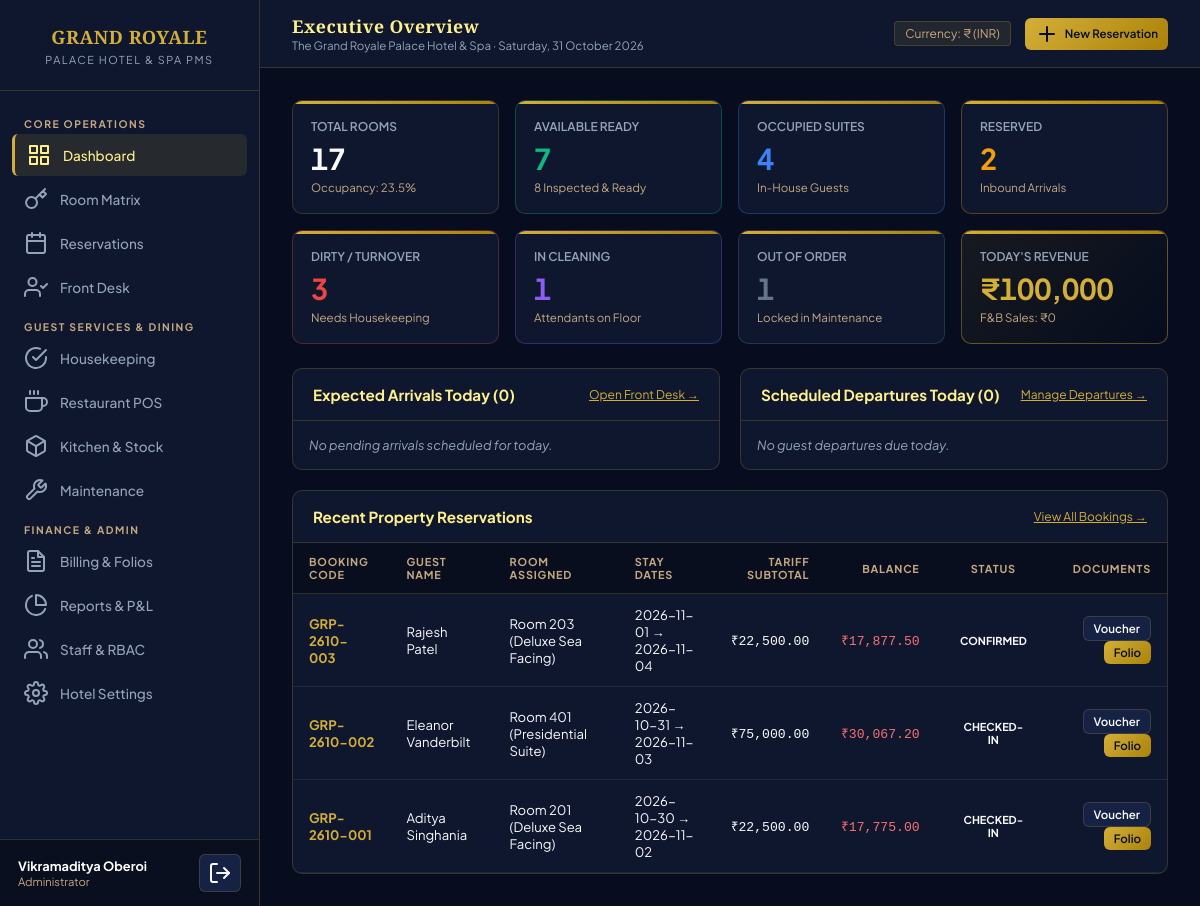
/index.php (signed in), run on the app's committed database.
### tables this page shows
CREATE TABLE `hotel_settings` (
  `id` INT PRIMARY KEY DEFAULT 1,
  `name` VARCHAR(200) NOT NULL DEFAULT 'The Grand Royale Palace Hotel & Spa',
  `tagline` VARCHAR(255) DEFAULT 'A Sanctuary of Refined Elegance & Heritage Hospitality',
  `email` VARCHAR(150) DEFAULT 'concierge@grandroyalepalace.com',
  `phone` VARCHAR(50) DEFAULT '+91 22 2847 9000',
  `address` TEXT DEFAULT NULL,
  `city` VARCHAR(100) DEFAULT 'Mumbai',
  `state` VARCHAR(100) DEFAULT 'Maharashtra',
  `country` VARCHAR(100) DEFAULT 'India',
  `pin_code` VARCHAR(20) DEFAULT '400021',
  `gstin` VARCHAR(30) DEFAULT '27AAAAA0000A1Z5',
  `currency_symbol` VARCHAR(10) DEFAULT '₹',
  `currency_code` VARCHAR(10) DEFAULT 'INR',
  `tax_rate` DECIMAL(5,2) DEFAULT 18.00,
  `service_charge_rate` DECIMAL(5,2) DEFAULT 5.00,
  `check_in_time` VARCHAR(20) DEFAULT '14:00',
  `check_out_time` VARCHAR(20) DEFAULT '11:00'
);

CREATE TABLE `bookings` (
  `id` INT AUTO_INCREMENT PRIMARY KEY,
  `booking_code` VARCHAR(50) NOT NULL UNIQUE,
  `guest_id` INT NOT NULL,
  `room_id` INT NOT NULL,
  `check_in_date` DATE NOT NULL,
  `check_out_date` DATE NOT NULL,
  `adults` INT NOT NULL DEFAULT 1,
  `children` INT NOT NULL DEFAULT 0,
  `nightly_rate` DECIMAL(10,2) NOT NULL,
  `total_nights` INT NOT NULL,
  `room_subtotal` DECIMAL(10,2) NOT NULL,
  `booking_source` ENUM('Walk-in', 'Website', 'Phone', 'Travel Agent', 'OTA') DEFAULT 'Walk-in',
  `status` ENUM('Pending', 'Confirmed', 'Checked-in', 'Checked-out', 'Cancelled', 'No-show') DEFAULT 'Confirmed',
  `actual_check_in` DATETIME DEFAULT NULL,
  `actual_check_out` DATETIME DEFAULT NULL,
  `special_requests` TEXT DEFAULT NULL,
  `created_at` TIMESTAMP DEFAULT CURRENT_TIMESTAMP,
  FOREIGN KEY (`guest_id`) REFERENCES `guests`(`id`) ON DELETE RESTRICT,
  FOREIGN KEY (`room_id`) REFERENCES `rooms`(`id`) ON DELETE RESTRICT
);

CREATE TABLE `guests` (
  `id` INT AUTO_INCREMENT PRIMARY KEY,
  `first_name` VARCHAR(100) NOT NULL,
  `last_name` VARCHAR(100) NOT NULL,
  `email` VARCHAR(150) NOT NULL,
  `phone` VARCHAR(50) NOT NULL,
  `id_type` ENUM('Aadhaar', 'Passport', 'Driving License', 'National ID') DEFAULT 'Aadhaar',
  `id_number` VARCHAR(100) DEFAULT NULL,
  `address` TEXT DEFAULT NULL,
  `city` VARCHAR(100) DEFAULT 'Mumbai',
  `country` VARCHAR(100) DEFAULT 'India',
  `vip_status` TINYINT(1) DEFAULT 0,
  `created_at` TIMESTAMP DEFAULT CURRENT_TIMESTAMP
);

CREATE TABLE `rooms` (
  `id` INT AUTO_INCREMENT PRIMARY KEY,
  `room_number` VARCHAR(30) NOT NULL UNIQUE,
  `floor` INT NOT NULL DEFAULT 1,
  `room_type_id` INT NOT NULL,
  `bed_type` VARCHAR(50) NOT NULL DEFAULT 'King',
  `has_ac` TINYINT(1) NOT NULL DEFAULT 1,
  `status` ENUM('Available', 'Occupied', 'Reserved', 'Dirty', 'Cleaning', 'Clean', 'Maintenance') NOT NULL DEFAULT 'Available',
  `cleaning_status` ENUM('Ready', 'Clean', 'Dirty', 'Cleaning in Progress', 'Inspected') NOT NULL DEFAULT 'Clean',
  `notes` TEXT DEFAULT NULL,
  FOREIGN KEY (`room_type_id`) REFERENCES `room_types`(`id`) ON DELETE RESTRICT
);

CREATE TABLE `room_types` (
  `id` INT AUTO_INCREMENT PRIMARY KEY,
  `name` VARCHAR(100) NOT NULL UNIQUE,
  `base_rate` DECIMAL(10,2) NOT NULL DEFAULT 0.00,
  `capacity_adults` INT NOT NULL DEFAULT 2,
  `capacity_children` INT NOT NULL DEFAULT 1,
  `bed_type` VARCHAR(50) DEFAULT 'King',
  `amenities` TEXT DEFAULT NULL,
  `description` TEXT DEFAULT NULL
);

CREATE TABLE `folios` (
  `id` INT AUTO_INCREMENT PRIMARY KEY,
  `booking_id` INT NOT NULL UNIQUE,
  `room_charge` DECIMAL(10,2) NOT NULL DEFAULT 0.00,
  `food_charge` DECIMAL(10,2) NOT NULL DEFAULT 0.00,
  `laundry_charge` DECIMAL(10,2) NOT NULL DEFAULT 0.00,
  `service_charge` DECIMAL(10,2) NOT NULL DEFAULT 0.00,
  `tax_amount` DECIMAL(10,2) NOT NULL DEFAULT 0.00,
  `discount_amount` DECIMAL(10,2) NOT NULL DEFAULT 0.00,
  `total_amount` DECIMAL(10,2) NOT NULL DEFAULT 0.00,
  `paid_amount` DECIMAL(10,2) NOT NULL DEFAULT 0.00,
  `balance_amount` DECIMAL(10,2) NOT NULL DEFAULT 0.00,
  `payment_status` ENUM('Unpaid', 'Partially Paid', 'Settled') DEFAULT 'Unpaid',
  FOREIGN KEY (`booking_id`) REFERENCES `bookings`(`id`) ON DELETE CASCADE
);

### includes/auth.php (called while the page is built, shortened)
<?php
function currentUser() {
    return [
        'id' => $_SESSION['user_id'] ?? null,
        'name' => $_SESSION['user_name'] ?? 'Guest Staff',
        'email' => $_SESSION['user_email'] ?? '',
        'role' => $_SESSION['user_role'] ?? 'Receptionist',
        'shift' => $_SESSION['user_shift'] ?? 'General'
    ];
}

### config/db.php (called while the page is built, shortened)
<?php
function getHotelSettings($pdo) {
    $stmt = $pdo->query("SELECT * FROM hotel_settings WHERE id = 1");
    $settings = $stmt->fetch();
    return $settings;
}

### index.php (the view, shortened to what this page needs)
<?php
$pageTitle = 'Executive Overview';
require_once __DIR__ . '/includes/header.php';
$totalRooms = $pdo->query("SELECT COUNT(*) FROM rooms")->fetchColumn();
$availableRooms = $pdo->query("SELECT COUNT(*) FROM rooms WHERE status = 'Available'")->fetchColumn();
$occupiedRooms = $pdo->query("SELECT COUNT(*) FROM rooms WHERE status = 'Occupied'")->fetchColumn();
$reservedRooms = $pdo->query("SELECT COUNT(*) FROM rooms WHERE status = 'Reserved'")->fetchColumn();
$dirtyRooms = $pdo->query("SELECT COUNT(*) FROM rooms WHERE status = 'Dirty' OR cleaning_status = 'Dirty'")->fetchColumn();
$cleaningRooms = $pdo->query("SELECT COUNT(*) FROM rooms WHERE status = 'Cleaning' OR cleaning_status = 'Cleaning in Progress'")->fetchColumn();
$readyRooms = $pdo->query("SELECT COUNT(*) FROM rooms WHERE cleaning_status = 'Ready'")->fetchColumn();
$maintenanceRooms = $pdo->query("SELECT COUNT(*) FROM rooms WHERE status = 'Maintenance'")->fetchColumn();
$occupancyRate = $totalRooms > 0 ? round(($occupiedRooms / $totalRooms) * 100, 1) : 0;
$today = date('Y-m-d');
$stmt = $pdo->prepare("
  SELECT b.*, g.first_name, g.last_name, g.phone, r.room_number, rt.name as room_type
  FROM bookings b
  JOIN guests g ON b.guest_id = g.id
  JOIN rooms r ON b.room_id = r.id
  JOIN room_types rt ON r.room_type_id = rt.id
  WHERE b.check_in_date = ? AND b.status = 'Confirmed'
");
$stmt->execute([$today]);
$todayArrivals = $stmt->fetchAll();
$stmt = $pdo->prepare("
  SELECT b.*, g.first_name, g.last_name, r.room_number, f.balance_amount, f.id as folio_id
  FROM bookings b
  JOIN guests g ON b.guest_id = g.id
  JOIN rooms r ON b.room_id = r.id
  JOIN folios f ON f.booking_id = b.id
  WHERE b.check_out_date = ? AND b.status = 'Checked-in'
");
$stmt->execute([$today]);
$todayDepartures = $stmt->fetchAll();
$todayRevenue = $pdo->query("SELECT COALESCE(SUM(amount), 0) FROM payments WHERE DATE(created_at) = CURDATE()")->fetchColumn();
$todayFnb = $pdo->query("SELECT COALESCE(SUM(total_amount), 0) FROM restaurant_orders WHERE DATE(created_at) = CURDATE()")->fetchColumn();
$recentBookings = $pdo->query("
  SELECT b.*, g.first_name, g.last_name, r.room_number, rt.name as room_type, f.id as folio_id, f.total_amount, f.balance_amount
  FROM bookings b
  JOIN guests g ON b.guest_id = g.id
  JOIN rooms r ON b.room_id = r.id
  JOIN room_types rt ON r.room_type_id = rt.id
  LEFT JOIN folios f ON f.booking_id = b.id
  ORDER BY b.id DESC LIMIT 6
")->fetchAll();
?>
<div class="stats-row">
  <div class="stat-box">
    <div class="title">Total Rooms</div>
    <div class="val"><?= $totalRooms ?></div>
    <div class="desc">Occupancy: <?= $occupancyRate ?>%</div>
  </div>
  <div class="stat-box" style="border-color: rgba(16,185,129,0.3);">
    <div class="title">Available Ready</div>
    <div class="val" style="color: var(--status-available);"><?= $availableRooms ?></div>
    <div class="desc"><?= $readyRooms ?> Inspected & Ready</div>
  </div>
  <div class="stat-box" style="border-color: rgba(59,130,246,0.3);">
    <div class="title">Occupied Suites</div>
    <div class="val" style="color: var(--status-occupied);"><?= $occupiedRooms ?></div>
    <div class="desc">In-House Guests</div>
  </div>
  <div class="stat-box" style="border-color: rgba(245,158,11,0.3);">
    <div class="title">Reserved</div>
    <div class="val" style="color: var(--status-reserved);"><?= $reservedRooms ?></div>
    <div class="desc">Inbound Arrivals</div>
  </div>
  <div class="stat-box" style="border-color: rgba(239,68,68,0.3);">
    <div class="title">Dirty / Turnover</div>
    <div class="val" style="color: var(--status-dirty);"><?= $dirtyRooms ?></div>
    <div class="desc">Needs Housekeeping</div>
  </div>
  <div class="stat-box" style="border-color: rgba(139,92,246,0.3);">
    <div class="title">In Cleaning</div>
    <div class="val" style="color: var(--status-cleaning);"><?= $cleaningRooms ?></div>
    <div class="desc">Attendants on Floor</div>
  </div>
  <div class="stat-box" style="border-color: rgba(100,116,139,0.3);">
    <div class="title">Out of Order</div>
    <div class="val" style="color: var(--status-maintenance);"><?= $maintenanceRooms ?></div>
    <div class="desc">Locked in Maintenance</div>
  </div>
  <div class="stat-box" style="border-color: rgba(212,175,55,0.4); background: linear-gradient(135deg, rgba(212,175,55,0.08) 0%, transparent 100%);">
    <div class="title">Today's Revenue</div>
    <div class="val" style="color: var(--gold-primary);"><?= $settings['currency_symbol'] ?><?= number_format($todayRevenue, 0) ?></div>
    <div class="desc">F&B Sales: <?= $settings['currency_symbol'] ?><?= number_format($todayFnb, 0) ?></div>
  </div>
</div>
<div style="display: grid; grid-template-columns: 1fr 1fr; gap: 20px; margin-top: 24px;">
  <div class="table-panel" style="margin-top: 0;">
    <div class="panel-header">
      <div class="panel-title">Expected Arrivals Today (<?= count($todayArrivals) ?>)</div>
      <a href="frontdesk.php" style="color: var(--gold-primary); font-size: 0.75rem;">Open Front Desk →</a>
    </div>
    <div style="padding: 16px;">
      <?php if (empty($todayArrivals)): ?>
        <p style="font-size: 0.8rem; color: var(--text-muted); font-style: italic;">No pending arrivals scheduled for today.</p>
      <?php endif; ?>
    </div>
  </div>
  <div class="table-panel" style="margin-top: 0;">
    <div class="panel-header">
      <div class="panel-title">Scheduled Departures Today (<?= count($todayDepartures) ?>)</div>
      <a href="frontdesk.php" style="color: var(--gold-primary); font-size: 0.75rem;">Manage Departures →</a>
    </div>
    <div style="padding: 16px;">
      <?php if (empty($todayDepartures)): ?>
        <p style="font-size: 0.8rem; color: var(--text-muted); font-style: italic;">No guest departures due today.</p>
      <?php endif; ?>
    </div>
  </div>
</div>
<div class="table-panel">
  <div class="panel-header">
    <div class="panel-title">Recent Property Reservations</div>
    <a href="bookings.php" style="color: var(--gold-primary); font-size: 0.75rem;">View All Bookings →</a>
  </div>
  <table class="pms-table">
    <thead>
      <tr>
        <th>Booking Code</th>
        <th>Guest Name</th>
        <th>Room Assigned</th>
        <th>Stay Dates</th>
        <th style="text-align:right;">Tariff Subtotal</th>
        <th style="text-align:right;">Balance</th>
        <th style="text-align:center;">Status</th>
        <th style="text-align:right;">Documents</th>
      </tr>
    </thead>
    <tbody>
      <?php foreach ($recentBookings as $b): ?>
        <tr>
          <td><strong style="color:var(--gold-primary);"><?= htmlspecialchars($b['booking_code']) ?></strong></td>
          <td><?= htmlspecialchars($b['first_name'] . ' ' . $b['last_name']) ?></td>
          <td>Room <?= htmlspecialchars($b['room_number']) ?> (<?= htmlspecialchars($b['room_type']) ?>)</td>
          <td><?= $b['check_in_date'] ?> → <?= $b['check_out_date'] ?></td>
          <td style="text-align:right; font-family:monospace;"><?= $settings['currency_symbol'] ?><?= number_format($b['room_subtotal'], 2) ?></td>
          <td style="text-align:right; font-family:monospace; color:<?= $b['balance_amount'] > 1 ? '#f87171' : '#34d399' ?>;">
            <?= $settings['currency_symbol'] ?><?= number_format($b['balance_amount'], 2) ?>
          </td>
          <td style="text-align:center;">
            <span class="badge badge-<?= $b['status'] ?>"><?= $b['status'] ?></span>
          </td>
          <td style="text-align:right;">
            <a href="voucher.php?id=<?= $b['id'] ?>" target="_blank" class="btn btn-secondary btn-sm">Voucher</a>
            <?php if ($b['folio_id']): ?>
              <a href="invoice.php?id=<?= $b['folio_id'] ?>" target="_blank" class="btn btn-primary btn-sm">Folio</a>
            <?php endif; ?>
          </td>
        </tr>
      <?php endforeach; ?>
    </tbody>
  </table>
</div>
<?php require_once __DIR__ . '/includes/footer.php'; ?>

### includes/header.php (shortened to what this page needs)
<?php
require_once __DIR__ . '/../config/db.php';
require_once __DIR__ . '/auth.php';
$settings = getHotelSettings($pdo);
?>
<!DOCTYPE html>
<html lang="en">
<head>
  <link rel="stylesheet" href="assets/css/style.css">
</head>
<body>
<div class="app-container">
  <?php include __DIR__ . '/sidebar.php'; ?>
  <div class="main-wrapper">
    <header class="top-bar no-print">
      <div>
        <h2 style="font-size: 1.1rem; font-weight: 700; color: var(--gold-light);"><?= htmlspecialchars($pageTitle) ?></h2>
        <p style="font-size: 0.72rem; color: var(--text-muted);"><?= htmlspecialchars($settings['name']) ?> · <?= date('l, d F Y') ?></p>
      </div>
      <div style="display: flex; align-items: center; gap: 14px;">
        <span style="font-size: 0.75rem; color: var(--gold-accent); background: rgba(212,175,55,0.1); padding: 4px 10px; border-radius: 4px; border: 1px solid var(--border-color);">
          Currency: <?= htmlspecialchars($settings['currency_symbol']) ?> (<?= htmlspecialchars($settings['currency_code']) ?>)
        </span>
        <a href="bookings.php?action=new" class="btn btn-primary btn-sm">
          <i data-feather="plus"></i> New Reservation
        </a>
      </div>
    </header>
    <main class="content-body">

### includes/sidebar.php
<?php
$currentPage = basename($_SERVER['PHP_SELF']);
$user = currentUser();
?>
<aside class="sidebar no-print">
  <div class="brand-box">
    <h1>Grand Royale</h1>
    <p>Palace Hotel & Spa PMS</p>
  </div>
  <nav class="nav-menu">
    <div class="nav-section">Core Operations</div>
    <a href="index.php" class="nav-item <?= $currentPage == 'index.php' ? 'active' : '' ?>">
      <i data-feather="grid"></i> Dashboard
    </a>
    <a href="rooms.php" class="nav-item <?= $currentPage == 'rooms.php' ? 'active' : '' ?>">
      <i data-feather="key"></i> Room Matrix
    </a>
    <a href="bookings.php" class="nav-item <?= $currentPage == 'bookings.php' ? 'active' : '' ?>">
      <i data-feather="calendar"></i> Reservations
    </a>
    <a href="frontdesk.php" class="nav-item <?= $currentPage == 'frontdesk.php' ? 'active' : '' ?>">
      <i data-feather="user-check"></i> Front Desk
    </a>
    <div class="nav-section">Guest Services & Dining</div>
    <a href="housekeeping.php" class="nav-item <?= $currentPage == 'housekeeping.php' ? 'active' : '' ?>">
      <i data-feather="check-circle"></i> Housekeeping
    </a>
    <a href="pos.php" class="nav-item <?= $currentPage == 'pos.php' ? 'active' : '' ?>">
      <i data-feather="coffee"></i> Restaurant POS
    </a>
    <a href="inventory.php" class="nav-item <?= $currentPage == 'inventory.php' ? 'active' : '' ?>">
      <i data-feather="box"></i> Kitchen & Stock
    </a>
    <a href="maintenance.php" class="nav-item <?= $currentPage == 'maintenance.php' ? 'active' : '' ?>">
      <i data-feather="tool"></i> Maintenance
    </a>
    <div class="nav-section">Finance & Admin</div>
    <a href="billing.php" class="nav-item <?= $currentPage == 'billing.php' ? 'active' : '' ?>">
      <i data-feather="file-text"></i> Billing & Folios
    </a>
    <a href="reports.php" class="nav-item <?= $currentPage == 'reports.php' ? 'active' : '' ?>">
      <i data-feather="pie-chart"></i> Reports & P&L
    </a>
    <a href="staff.php" class="nav-item <?= $currentPage == 'staff.php' ? 'active' : '' ?>">
      <i data-feather="users"></i> Staff & RBAC
    </a>
    <a href="settings.php" class="nav-item <?= $currentPage == 'settings.php' ? 'active' : '' ?>">
      <i data-feather="settings"></i> Hotel Settings
    </a>
  </nav>
  <div class="user-card">
    <div>
      <div style="font-size: 0.8rem; font-weight: 700; color: #fff;"><?= htmlspecialchars($user['name']) ?></div>
      <div style="font-size: 0.7rem; color: var(--gold-accent);"><?= htmlspecialchars($user['role']) ?></div>
    </div>
    <a href="logout.php" title="Sign Out" class="btn btn-secondary btn-sm" style="padding: 6px 8px;">
      <i data-feather="log-out"></i>
    </a>
  </div>
</aside>

### includes/footer.php (shortened to what this page needs)
    </main>
  </div>
</div>
</body>
</html>

### data on the page
hotel_settings: name "The Grand Royale Palace Hotel & Spa", currency_symbol "₹", currency_code "INR"
bookings: booking_code "GRP-2610-003", guest.last_name "Rajesh Patel", room.room_number "203", room_types.name "Deluxe Sea Facing", check_in_date "2026-11-01", check_out_date "2026-11-04", room_subtotal "22,500.00", folios.balance_amount "17,877.50", status "CONFIRMED"
bookings: booking_code "GRP-2610-002", guest.last_name "Eleanor Vanderbilt", room.room_number "401", room_types.name "Presidential Suite", check_in_date "2026-10-31", check_out_date "2026-11-03", room_subtotal "75,000.00", folios.balance_amount "30,067.20", status "CHECKED-IN"
bookings: booking_code "GRP-2610-001", guest.last_name "Aditya Singhania", room.room_number "201", room_types.name "Deluxe Sea Facing", check_in_date "2026-10-30", check_out_date "2026-11-02", room_subtotal "22,500.00", folios.balance_amount "17,775.00", status "CHECKED-IN"

### other printed values
$user['name'] "Vikramaditya Oberoi"
$user['role'] "Administrator"
$pageTitle "Executive Overview"
$totalRooms "17"
$occupancyRate "23.5"
$availableRooms "7"
$readyRooms "8"
$occupiedRooms "4"
$reservedRooms "2"
$dirtyRooms "3"
$cleaningRooms "1"
$maintenanceRooms "1"
$todayRevenue "100,000"
$todayFnb "0"
count($todayArrivals) "0"
